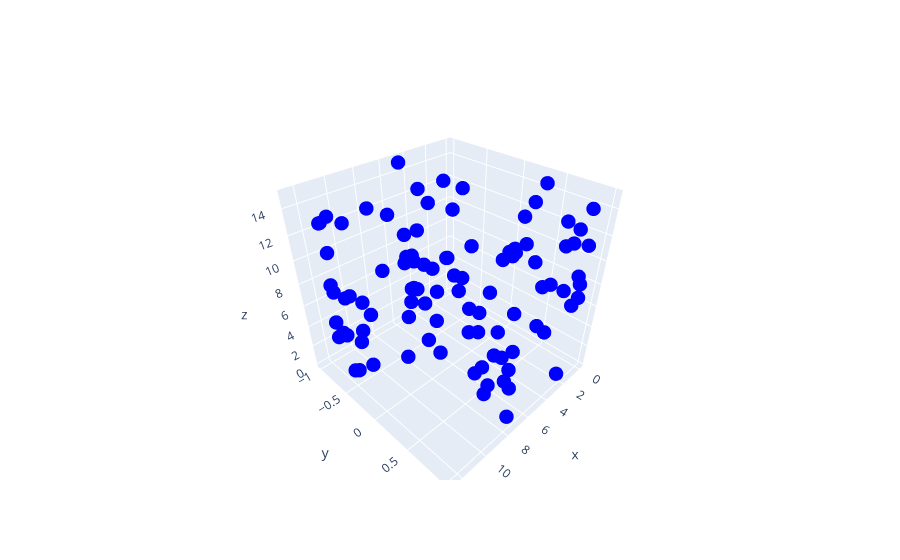

Notebook code cell kept with this figure:
### Code cell
x = np.linspace(0,4*np.pi,100)
  
y = np.sin(x)
  
z = 15 * np.random.random(100)

fig = go.Figure(data=[go.Scatter3d(x=x, y=y, z=z,
                                   mode='markers',
                                   marker = dict(size = 5, 
                                   color = 'blue'),)]) # model='lines'
fig.show()
